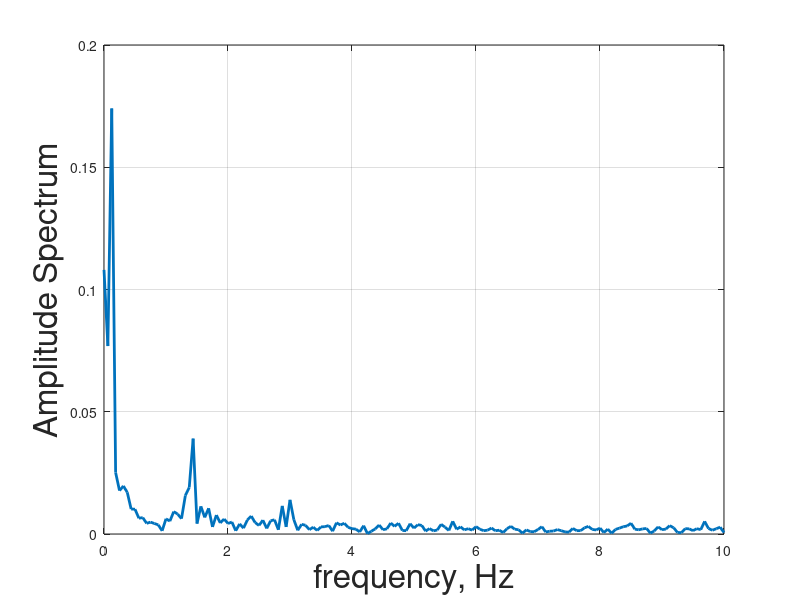

MATLAB code to generate this figure:
dac = [   1000.0
 
   1000.0
 
   1000.0
 
   1000.0
 
   1000.0
 
   1000.0
 
   1000.0
 
   1000.0
 
   1000.0
 
   1000.0
 
   1000.0
 
   1000.0
 
   1000.0
 
   1000.0
 
   1000.0
 
   1000.0
 
   1000.0
 
   1000.0
 
   1000.0
 
   1000.0
 
   1000.0
 
   1000.0
 
   1000.0
 
   1000.0
 
   1000.0
 
   1000.0
 
   1000.0
 
   1000.0
 
   1000.0
 
   1000.0
 
   1000.0
 
   1000.0
 
   1000.0
 
   1000.0
 
   1000.0
 
   1000.0
 
   1000.0
 
   1000.0
 
   1000.0
 
   1000.0
 
   1000.0
 
   1000.0
 
   1000.0
 
   1000.0
 
   1000.0
 
   1000.0
 
   1000.0
 
   1000.0
 
   1000.0
 
   1000.0
 
   1000.0
 
   1000.0
 
   1000.0
 
   1000.0
 
   1000.0
 
   1000.0
 
   1000.0
 
   1000.0
 
   1000.0
 
   1000.0
 
   1000.0
 
   1000.0
 
   1000.0
 
   1000.0
 
   1000.0
 
   1000.0
 
   1000.0
 
   1000.0
 
   1000.0
 
   1000.0
 
   1000.0
 
   1000.0
 
   1000.0
 
   1000.0
 
   1000.0
 
   1000.0
 
   1000.0
 
   1000.0
 
   1000.0
 
   1000.0
 
   1000.0
 
   1000.0
 
   1000.0
 
   1000.0
 
   1000.0
 
   1000.0
 
   1000.0
 
   1000.0
 
   1000.0
 
   1000.0
 
   1000.0
 
   1000.0
 
   1000.0
 
   1000.0
 
   1000.0
 
   1000.0
 
   1000.0
 
   1000.0
 
   1000.0
 
   1000.0
 
   1000.0
 
   1000.0
 
   1000.0
 
   1000.0
 
   1000.0
 
   1000.0
 
   1000.0
 
   1000.0
 
   1000.0
 
   1000.0
 
   1000.0
 
   1000.0
 
   1000.0
 
   1000.0
 
   1000.0
 
   1000.0
 
   1000.0
 
   1000.0
 
   1000.0
 
   1000.0
 
   1000.0
 
   1000.0
 
   1000.0
 
   1000.0
 
   1000.0
 
   1000.0
 
   1000.0
 
   1000.0
 
   1000.0
 
   1000.0
 
   1000.0
 
   1000.0
 
   1000.0
 
   1000.0
 
   1000.0
 
   1000.0
 
   1000.0
 
   1000.0
 
   1000.0
 
   1000.0
 
   1000.0
 
   1000.0
 
   1000.0
 
   1000.0
 
   1000.0
 
   1000.0
 
   1000.0
 
   1000.0
 
   1000.0
 
   1000.0
 
   1000.0
 
   1000.0
 
   1000.0
 
   1000.0
 
   1000.0
 
   1000.0
 
   1000.0
 
   1000.0
 
   1000.0
 
   1000.0
 
   1000.0
 
   1000.0
 
   1000.0
 
   1000.0
 
   1000.0
 
   1000.0
 
   1000.0
 
   1000.0
 
   1000.0
 
   1000.0
 
   1000.0
 
   1000.0
 
   1000.0
 
   1000.0
 
   1000.0
 
   1000.0
 
   1000.0
 
   1000.0
 
   1000.0
 
   1000.0
 
   1000.0
 
   1000.0
 
   1000.0
 
   1000.0
 
   1000.0
 
   1000.0
 
   1000.0
 
   1000.0
 
   1000.0
 
   1000.0
 
   1000.0
 
   1000.0
 
   1000.0
 
   1000.0
 
   1000.0
 
   1000.0
 
   1000.0
 
   1000.0
 
   1000.0
 
   1000.0
 
   1000.0
 
   1000.0
 
   1000.0
 
   1000.0
 
   1000.0
 
   1000.0
 
   1000.0
 
   1000.0
 
   1000.0
 
   1000.0
 
   1000.0
 
   1000.0
 
   1000.0
 
   1000.0
 
   1000.0
 
   1000.0
 
   1000.0
 
   1000.0
 
   1000.0
 
   1000.0
 
   1000.0
 
   1000.0
 
   1000.0
 
   1000.0
 
   1000.0
 
   1000.0
 
   1000.0
 
   1000.0
 
   1000.0
 
   1000.0
 
   1000.0
 
   1000.0
 
   1000.0
 
   1000.0
 
   1000.0
 
   1000.0
 
   1000.0
 
   1000.0
 
   1000.0
 
   1000.0
 
   1000.0
 
   1000.0
 
   1000.0
 
   1000.0
 
   1000.0
 
   1000.0
 
   1000.0
 
   1000.0
 
   1000.0
 
   1000.0
 
   1000.0
 
   1000.0
 
   1000.0
 
   1000.0
 
   1000.0
 
   1000.0
 
   1000.0
 
   1000.0
 
   1000.0
 
   1000.0
 
   1000.0
 
   1000.0
 
   1000.0
 
   1000.0
 
   1000.0
 
   1000.0
 
   1000.0
 
   1000.0
 
   1000.0
 
   1000.0
 
   1000.0
 
   1000.0
 
   1000.0
 
   1000.0
 
   1000.0
 
   1000.0
 
   1000.0
 
   1000.0
 
   1000.0
 
   1000.0
 
   1000.0
 
   1000.0
 
   1000.0
 
   1000.0
 
   1000.0
 
   1000.0
 
   1000.0
 
   1000.0
 
   1000.0
 
   1000.0
 
   1000.0
 
   1000.0
 
   1000.0
 
   1000.0
 
   1000.0
 
   1000.0
 
   1000.0
 
   1000.0
 
   1000.0
 
   1000.0
 
   1000.0
 
   1000.0
 
   1000.0
 
   1000.0
 
   1000.0
 
   1000.0
 
   1000.0
 
   1000.0
 
   1000.0
 
   1000.0
 
   1000.0
 
   1000.0
 
   1000.0
 
   1000.0
 
   1000.0
 
   1000.0
 
   1000.0
 
   1000.0
 
   1000.0
 
   1000.0
 
   1000.0
 
   1000.0
 
   1000.0
 
   1000.0
 
   1000.0
 
   1000.0
 
   1000.0
 
   1000.0
 
   1000.0
 
   1000.0
 
   1000.0
 
   1000.0
 
   1000.0
 
   1000.0
 
   1000.0
 
   1000.0
 
   1000.0
 
   1000.0
 
   1000.0
 
   1000.0
 
   1000.0
 
   1000.0
 
   1000.0
 
   1000.0
 
   1000.0
 
   1000.0
 
   1000.0
 
   1000.0
 
   1000.0
 
   1000.0
 
   1000.0
 
   1000.0
 
   1000.0
 
   1000.0
 
   1000.0
 
   1000.0
 
   1000.0
 
   1000.0
 
   1000.0
 
   1000.0
 
   1000.0
 
   1000.0
 
   1000.0
 
   1000.0
 
   1000.0
 
   1000.0
 
   1000.0
 
   1000.0
 
   1000.0
 
   1000.0
 
   1750.0
 
   1750.0
 
   1750.0
 
   1750.0
 
   1750.0
 
   1750.0
 
   1750.0
 
   1750.0
 
   1750.0
 
   1750.0
 
   1750.0
 
   1750.0
 
   1750.0
 
   1750.0
 
   1750.0
 
   1750.0
 
   1750.0
 
   1750.0
 
   1750.0
 
   1750.0
 
   1750.0
 
   1750.0
 
   1750.0
 
   1750.0
 
   1750.0
 
   1750.0
 
   1750.0
 
   1750.0
 
   1750.0
 
   1750.0
 
   1750.0
 
   1750.0
 
   1750.0
 
   1750.0
 
   1750.0
 
   1750.0
 
   1750.0
 
   1750.0
 
   1750.0
 
   1750.0
 
   1750.0
 
   1750.0
 
   1750.0
 
   1750.0
 
   1750.0
 
   1750.0
 
   1750.0
 
   1750.0
 
   1750.0
 
   1750.0
 
   1750.0
 
   1750.0
 
   1750.0
 
   1750.0
 
   1750.0
 
   1750.0
 
   1750.0
 
   1750.0
 
   1750.0
 
   1750.0
 
   1750.0
 
   1750.0
 
   1750.0
 
   1750.0
 
   1750.0
 
   1750.0
 
   1750.0
 
   1750.0
 
   1750.0
 
   1750.0
 
   1750.0
 
   1750.0
 
   1750.0
 
   1750.0
 
   1750.0
 
   1750.0
 
   1750.0
 
   1750.0
 
   1750.0
 
   1750.0
 
   1750.0
 
   1750.0
 
   1750.0
 
   1750.0
 
   1750.0
 
   1750.0
 
   1750.0
 
   1750.0
 
   1750.0
 
   1750.0
 
   1750.0
 
   1750.0
 
   1750.0
 
   1750.0
 
   1750.0
 
   1750.0
 
   1750.0
 
   1750.0
 
   1750.0
 
   1750.0
 
   1750.0
 
   1750.0
 
   1750.0
 
   1750.0
 
   1750.0
 
   1750.0
 
   1750.0
 
   1750.0
 
   1750.0
 
   1750.0
 
   1750.0
 
   1750.0
 
   1750.0
 
   1750.0
 
   1750.0
 
   1750.0
 
   1750.0
 
   1750.0
 
   1750.0
 
   1750.0
 
   1750.0
 
   1750.0
 
   1750.0
 
   1750.0
 
   1750.0
 
   1750.0
 
   1750.0
 
   1750.0
 
   1750.0
 
   1750.0
 
   1750.0
 
   1750.0
 
   1750.0
 
   1750.0
 
   1750.0
 
   1750.0
 
   1750.0
 
   1750.0
 
   1750.0
 
   1750.0
 
   1752.0
 
   1760.0
 
   1768.0
 
   1776.0
 
   1784.0
 
   1791.0
 
   1799.0
 
   1807.0
 
   1814.0
 
   1822.0
 
   1829.0
 
   1836.0
 
   1843.0
 
   1850.0
 
   1857.0
 
   1863.0
 
   1870.0
 
   1876.0
 
   1882.0
 
   1888.0
 
   1893.0
 
   1898.0
 
   1904.0
 
   1908.0
 
   1913.0
 
   1917.0
 
   1922.0
 
   1926.0
 
   1929.0
 
   1932.0
 
   1935.0
 
   1938.0
 
   1941.0
 
   1943.0
 
   1945.0
 
   1946.0
 
   1948.0
 
   1948.0
 
   1949.0
 
   1949.0
 
   1949.0
 
   1949.0
 
   1949.0
 
   1948.0
 
   1947.0
 
   1945.0
 
   1943.0
 
   1941.0
 
   1939.0
 
   1936.0
 
   1933.0
 
   1930.0
 
   1926.0
 
   1922.0
 
   1918.0
 
   1914.0
 
   1909.0
 
   1905.0
 
   1900.0
 
   1894.0
 
   1889.0
 
   1883.0
 
   1877.0
 
   1871.0
 
   1865.0
 
   1858.0
 
   1851.0
 
   1844.0
 
   1837.0
 
   1830.0
 
   1823.0
 
   1816.0
 
   1808.0
 
   1801.0
 
   1793.0
 
   1785.0
 
   1778.0
 
   1770.0
 
   1762.0
 
   1754.0
 
   1747.0
 
   1739.0
 
   1731.0
 
   1723.0
 
   1715.0
 
   1708.0
 
   1700.0
 
   1692.0
 
   1685.0
 
   1677.0
 
   1670.0
 
   1663.0
 
   1656.0
 
   1649.0
 
   1642.0
 
   1636.0
 
   1629.0
 
   1623.0
 
   1617.0
 
   1611.0
 
   1606.0
 
   1601.0
 
   1595.0
 
   1591.0
 
   1586.0
 
   1582.0
 
   1577.0
 
   1573.0
 
   1570.0
 
   1567.0
 
   1564.0
 
   1561.0
 
   1558.0
 
   1556.0
 
   1554.0
 
   1553.0
 
   1551.0
 
   1551.0
 
   1550.0
 
   1550.0
 
   1550.0
 
   1550.0
 
   1550.0
 
   1551.0
 
   1552.0
 
   1554.0
 
   1556.0
 
   1558.0
 
   1560.0
 
   1563.0
 
   1566.0
 
   1569.0
 
   1573.0
 
   1577.0
 
   1581.0
 
   1585.0
 
   1590.0
 
   1594.0
 
   1599.0
 
   1605.0
 
   1610.0
 
   1616.0
 
   1622.0
 
   1628.0
 
   1634.0
 
   1641.0
 
   1648.0
 
   1655.0
 
   1662.0
 
   1669.0
 
   1676.0
 
   1683.0
 
   1691.0
 
   1698.0
 
   1706.0
 
   1714.0
 
   1721.0
 
   1729.0
 
   1737.0
 
   1745.0
 
   1752.0
 
   1760.0
 
   1768.0
 
   1776.0
 
   1784.0
 
   1791.0
 
   1799.0
 
   1807.0
 
   1814.0
 
   1822.0
 
   1829.0
 
   1836.0
 
   1843.0
 
   1850.0
 
   1857.0
 
   1863.0
 
   1870.0
 
   1876.0
 
   1882.0
 
   1888.0
 
   1893.0
 
   1898.0
 
   1904.0
 
   1908.0
 
   1913.0
 
   1917.0
 
   1922.0
 
   1926.0
 
   1929.0
 
   1932.0
 
   1935.0
 
   1938.0
 
   1941.0
 
   1943.0
 
   1945.0
 
   1946.0
 
   1948.0
 
   1948.0
 
   1949.0
 
   1949.0
 
   1949.0
 
   1949.0
 
   1949.0
 
   1948.0
 
   1947.0
 
   1945.0
 
   1943.0
 
   1941.0
 
   1939.0
 
   1936.0
 
   1933.0
 
   1930.0
 
   1926.0
 
   1922.0
 
   1918.0
 
   1914.0
 
   1909.0
 
   1905.0
 
   1900.0
 
   1894.0
 
   1889.0
 
   1883.0
 
   1877.0
 
   1871.0
 
   1865.0
 
   1858.0
 
   1851.0
 
   1844.0
 
   1837.0
 
   1830.0
 
   1823.0
 
   1816.0
 
   1808.0
 
   1801.0
 
   1793.0
 
   1785.0
 
   1778.0
 
   1770.0
 
   1762.0
 
   1754.0
 
   1747.0
 
   1739.0
 
   1731.0
 
   1723.0
 
   1715.0
 
   1708.0
 
   1700.0
 
   1692.0
 
   1685.0
 
   1677.0
 
   1670.0
 
   1663.0
 
   1656.0
 
   1649.0
 
   1642.0
 
   1636.0
 
   1629.0
 
   1623.0
 
   1617.0
 
   1611.0
 
   1606.0
 
   1601.0
 
   1595.0
 
   1591.0
 
   1586.0
 
   1582.0
 
   1577.0
 
   1573.0
 
   1570.0
 
   1567.0
 
   1564.0
 
   1561.0
 
   1558.0
 
   1556.0
 
   1554.0
 
   1553.0
 
   1551.0
 
   1551.0
 
   1550.0
 
   1550.0
 
   1550.0
 
   1550.0
 
   1550.0
 
   1551.0
 
   1552.0
 
   1554.0
 
   1556.0
 
   1558.0
 
   1560.0
 
   1563.0
 
   1566.0
 
   1569.0
 
   1573.0
 
   1577.0
 
   1581.0
 
   1585.0
 
   1590.0
 
   1594.0
 
   1599.0
 
   1605.0
 
   1610.0
 
   1616.0
 
   1622.0
 
   1628.0
 
   1634.0
 
   1641.0
 
   1648.0
 
   1655.0
 
   1662.0
 
   1669.0
 
   1676.0
 
   1683.0
 
   1691.0
 
   1698.0
 
   1706.0
 
   1714.0
 
   1721.0
 
   1729.0
 
   1737.0
 
   1745.0
 
   1000.0
 
   1000.0
 
   1000.0
 
   1000.0
 
   1000.0
 
   1000.0
 
   1000.0
 
   1000.0
 
   1000.0
 
   1000.0
 
   1000.0
 
   1000.0
 
   1000.0
 
   1000.0
 
   1000.0
 
   1000.0
 
   1000.0
 
   1000.0
 
   1000.0
 
   1000.0
 
   1000.0
 
   1000.0
 
   1000.0
 
   1000.0
 
   1000.0
 
   1000.0
 
   1000.0
 
   1000.0
 
   1000.0
 
   1000.0
 
   1000.0
 
   1000.0
 
   1000.0
 
   1000.0
 
   1000.0
 
   1000.0
 
   1000.0
 
   1000.0
 
   1000.0
 
   1000.0
 
   1000.0
 
   1000.0
 
   1000.0
 
   1000.0
 
   1000.0
 
   1000.0
 
   1000.0
 
   1000.0
 
   1000.0
 
   1000.0
 
   1000.0
 
   1000.0
 
   1000.0
 
   1000.0
 
   1000.0
 
   1000.0
 
   1000.0
 
   1000.0
 
   1000.0
 
   1000.0
 
   1000.0
 
   1000.0
 
   1000.0
 
   1000.0
 
   1000.0
 
   1000.0
 
   1000.0
 
   1000.0
 
   1000.0
 
   1000.0
 
   1000.0
 
   1000.0
 
   1000.0
 
   1000.0
 
   1000.0
 
   1000.0
 
   1000.0
 
   1000.0
 
   1000.0
 
   1000.0
 
   1000.0
 
   1000.0
 
   1000.0
 
   1000.0
 
   1000.0
 
   1000.0
 
   1000.0
 
   1000.0
 
   1000.0
 
   1000.0
 
   1000.0
 
   1000.0
 
   1000.0
 
   1000.0
 
   1000.0
 
   1000.0
 
   1000.0
 
   1000.0
 
   1000.0
 
   1000.0
 
   1000.0
 
   1000.0
 
   1000.0
 
   1000.0
 
   1000.0
 
   1000.0
 
   1000.0
 
   1000.0
 
   1000.0
 
   1000.0
 
   1000.0
 
   1000.0
 
   1000.0
 
   1000.0
 
   1000.0
 
   1000.0
 
   1000.0
 
   1000.0
 
   1000.0
 
   1000.0
 
   1000.0
 
   1000.0
 
   1000.0
 
   1000.0
 
   1000.0
 
   1000.0
 
   1000.0
 
   1000.0
 
   1000.0
 
   1000.0
 
   1000.0
 
   1000.0
 
   1000.0
 
   1000.0
 
   1000.0
 
   1000.0
 
   1000.0
 
   1000.0
 
   1000.0
 
   1000.0
 
   1000.0
 
   1000.0
 
   1000.0
 
   1000.0
 
   1000.0
 
   1000.0
 
   1000.0
 
   1000.0
 
   1000.0
 
   1000.0
 
   1000.0
 
   1000.0
 
   1000.0
 
   1000.0
 
   1000.0
 
   1000.0
 
   1000.0
 
   1000.0
 
   1000.0
 
   1000.0
 
   1000.0
 
   1000.0
 
   1000.0
 
   1000.0
 
   1000.0
 
   1000.0
 
   1000.0
 
   1000.0
 
   1000.0
 
   1000.0
 
   1000.0
 
   1000.0
 
   1000.0
 
   1000.0
 
   1000.0
 
   1000.0
 
   1000.0
 
   1000.0
 
   1000.0
 
   1000.0
 
   1000.0
 
   1000.0
 
   1000.0
 
   1000.0
 
   1000.0
 
   1000.0
 
   1000.0
 
   1000.0
 
   1000.0
 
   1000.0
 
   1000.0
 
   1000.0
 
   1000.0
 
   1000.0
 
   1000.0
 
   1000.0
 
   1000.0
 
   1000.0
 
   1000.0
 
   1000.0
 
   1000.0
 
   1000.0
 
   1000.0
 
   1000.0
 
   1000.0
 
   1000.0
 
   1000.0
 
   1000.0
 
   1000.0
 
   1000.0
 
   1000.0
 
   1000.0
 
   1000.0
 
   1000.0
 
   1000.0
 
   1000.0
 
   1000.0
 
   1000.0
 
   1000.0
 
   1000.0
 
   1000.0
 
   1000.0
 
   1000.0
 
   1000.0
 
   1000.0
 
   1000.0
 
   1000.0
 
   1000.0
 
   1000.0
 
   1000.0
 
   1000.0
 
];


spd =[   0.0
 
   0.0
 
   0.0
 
   0.0
 
   -0.00249350001104
 
   0.0
 
   0.0
 
   0.0
 
   0.0
 
   0.0
 
   0.0
 
   0.0
 
   0.0
 
   0.0
 
   0.0
 
   0.0
 
   0.0
 
   0.0
 
   0.0
 
   0.0
 
   0.0
 
   0.0
 
   0.0
 
   0.0
 
   0.0
 
   0.0
 
   0.0
 
   0.0
 
   0.0
 
   0.0
 
   0.0
 
   0.0
 
   0.0
 
   0.0
 
   0.0
 
   0.0
 
   0.0
 
   0.0
 
   0.0
 
   0.0
 
   0.0
 
   0.0
 
   0.0
 
   0.0
 
   0.0
 
   0.0
 
   0.0
 
   0.0
 
   0.0
 
   0.0
 
   -0.00249350001104
 
   0.0
 
   0.0
 
   0.0
 
   0.0
 
   0.0
 
   0.0
 
   0.0
 
   0.0
 
   0.0
 
   0.0
 
   -0.00249350001104
 
   -0.00249350001104
 
   0.0
 
   0.0
 
   0.0
 
   0.0
 
   0.0
 
   0.0
 
   0.0
 
   0.0
 
   0.0
 
   0.0
 
   0.0
 
   0.0
 
   0.0
 
   0.0
 
   0.0
 
   0.0
 
   0.0
 
   0.0
 
   0.0
 
   0.0
 
   0.0
 
   0.0
 
   0.0
 
   0.0
 
   0.0
 
   0.0
 
   0.0
 
   0.0
 
   0.0
 
   0.0
 
   0.0
 
   0.0
 
   0.0
 
   0.0
 
   0.0
 
   0.0
 
   0.0
 
   0.0
 
   0.0
 
   0.0
 
   0.0
 
   0.0
 
   0.0
 
   0.0
 
   0.00249350001104
 
   0.0
 
   0.00249350001104
 
   0.0
 
   0.0
 
   -0.00249350001104
 
   0.0
 
   0.0
 
   0.0
 
   0.0
 
   0.0
 
   0.0
 
   0.0
 
   0.00249350001104
 
   0.0
 
   0.0
 
   0.0
 
   0.0
 
   0.0
 
   0.0
 
   0.00249350001104
 
   0.0
 
   0.0
 
   0.0
 
   0.0
 
   0.0
 
   0.0
 
   0.0
 
   0.0
 
   0.0
 
   0.0
 
   0.0
 
   0.0
 
   0.0
 
   0.0
 
   -0.00249350001104
 
   -0.00249350001104
 
   0.0
 
   0.0
 
   0.0
 
   0.0
 
   0.00249350001104
 
   0.00498700002208
 
   0.00498700002208
 
   0.00498700002208
 
   0.00249350001104
 
   0.0
 
   0.00249350001104
 
   0.0
 
   0.0
 
   0.0
 
   0.00249350001104
 
   0.0
 
   0.0
 
   0.0
 
   0.0
 
   0.0
 
   0.0
 
   -0.00498700002208
 
   0.0
 
   0.0
 
   0.0
 
   0.0
 
   0.0
 
   0.0
 
   0.0
 
   0.0
 
   0.0
 
   0.00249350001104
 
   0.00498700002208
 
   0.00498700002208
 
   0.00249350001104
 
   0.00249350001104
 
   0.00249350001104
 
   0.00249350001104
 
   0.0
 
   0.0
 
   0.0
 
   0.0
 
   0.0
 
   0.0
 
   0.0
 
   -0.00249350001104
 
   -0.00249350001104
 
   -0.00249350001104
 
   -0.00249350001104
 
   0.0
 
   0.0
 
   0.0
 
   0.00249350001104
 
   0.00249350001104
 
   0.0
 
   0.0
 
   0.0
 
   0.0
 
   0.0
 
   0.0
 
   0.00249350001104
 
   0.00249350001104
 
   0.00249350001104
 
   0.00748050026596
 
   0.00498700002208
 
   0.00498700002208
 
   0.00498700002208
 
   0.00498700002208
 
   0.00498700002208
 
   0.00498700002208
 
   0.00997400004417
 
   0.00498700002208
 
   0.00748049980029
 
   0.00997400004417
 
   0.00748050026596
 
   0.0149609996006
 
   0.0149609996006
 
   0.0174544993788
 
   0.0124674998224
 
   0.0149609996006
 
   0.0174544993788
 
   0.0249349996448
 
   0.0224414989352
 
   0.0274285003543
 
   0.0274285003543
 
   0.0299219992012
 
   0.0274285003543
 
   0.0224414989352
 
   0.0199480000883
 
   0.0124674998224
 
   0.0124674998224
 
   0.00498700002208
 
   0.00498700002208
 
   0.0
 
   0.0
 
   -0.00249350001104
 
   0.0
 
   0.0
 
   0.0
 
   -0.00249350001104
 
   0.0
 
   0.0
 
   0.0
 
   -0.00498700002208
 
   -0.00997400004417
 
   -0.0124674998224
 
   -0.00748049980029
 
   -0.00249350001104
 
   -0.00498700002208
 
   -0.00249350001104
 
   -0.00249350001104
 
   0.00249350001104
 
   0.00498700002208
 
   0.00997400004417
 
   0.0224414989352
 
   0.0224414989352
 
   0.0249349996448
 
   0.0224414989352
 
   0.0149609996006
 
   0.00997400004417
 
   0.00249350001104
 
   0.0
 
   0.0
 
   -0.00249350001104
 
   -0.00498700002208
 
   0.0
 
   -0.00249350001104
 
   0.0
 
   0.00249350001104
 
   0.00249350001104
 
   0.0
 
   0.0
 
   0.0
 
   0.00249350001104
 
   0.00249350001104
 
   0.00498700002208
 
   0.00498700002208
 
   0.00997400004417
 
   0.0149609996006
 
   0.0174544993788
 
   0.0224414989352
 
   0.0224414989352
 
   0.0274285003543
 
   0.0249349996448
 
   0.0249349996448
 
   0.0249349996448
 
   0.0249349996448
 
   0.0199480000883
 
   0.0199480000883
 
   0.0149609996006
 
   0.0149609996006
 
   0.0149609996006
 
   0.0124674998224
 
   0.0124674998224
 
   0.0149609996006
 
   0.0124674998224
 
   0.0124674998224
 
   0.0149609996006
 
   0.0124674998224
 
   0.0149609996006
 
   0.0124674998224
 
   0.00997400004417
 
   0.00997400004417
 
   0.00748050026596
 
   0.00997400004417
 
   0.00249350001104
 
   0.00249350001104
 
   0.0
 
   0.0
 
   0.0
 
   0.0
 
   0.00498700002208
 
   0.00997400004417
 
   0.0124674998224
 
   0.0124674998224
 
   0.0149609996006
 
   0.0174544993788
 
   0.0199480000883
 
   0.0224414989352
 
   0.0249349996448
 
   0.0249349996448
 
   0.0224414989352
 
   0.0199480000883
 
   0.0199480000883
 
   0.0199480000883
 
   0.0174544993788
 
   0.0149609996006
 
   0.0124674998224
 
   0.00997400004417
 
   0.00997400004417
 
   0.00748050026596
 
   0.00498700002208
 
   0.0
 
   0.00249350001104
 
   0.0
 
   0.00498700002208
 
   0.00498700002208
 
   0.00997400004417
 
   0.00997400004417
 
   0.0149609996006
 
   0.0149609996006
 
   0.0174544993788
 
   0.0199480000883
 
   0.0199480000883
 
   0.0224414989352
 
   0.0249349996448
 
   0.0274285003543
 
   0.0249349996448
 
   0.0249349996448
 
   0.0274285003543
 
   0.0274285003543
 
   0.0249349996448
 
   0.0224414989352
 
   0.0199480000883
 
   0.0174544993788
 
   0.0124674998224
 
   0.0149609996006
 
   0.00997400004417
 
   0.00748050026596
 
   0.00498700002208
 
   0.00249350001104
 
   0.00498700002208
 
   0.00249350001104
 
   0.0
 
   0.0
 
   0.0
 
   0.0
 
   0.0
 
   0.0
 
   0.0
 
   0.0
 
   0.00249350001104
 
   0.0
 
   0.00997400004417
 
   0.0224414989352
 
   0.0398960001767
 
   0.0573505014181
 
   0.0872725024819
 
   0.109714001417
 
   0.13963599503
 
   0.159584000707
 
   0.219428002834
 
   0.231895506382
 
   0.271791487932
 
   0.329142004251
 
   0.364050984383
 
   0.398959994316
 
   0.416414499283
 
   0.466284513474
 
   0.498700022697
 
   0.53610253334
 
   0.556050539017
 
   0.571011483669
 
   0.603426992893
 
   0.638336002827
 
   0.658284008503
 
   0.663271009922
 
   0.713140964508
 
   0.718127965927
 
   0.710647463799
 
   0.715634465218
 
   0.735582470894
 
   0.772984981537
 
   0.688206017017
 
   0.795426487923
 
   0.812880992889
 
   0.797919988632
 
   0.820361495018
 
   0.825348496437
 
   0.887686014175
 
   0.902647018433
 
   0.920101523399
 
   0.925088524818
 
   1.0547504425
 
   1.01485455036
 
   1.03480255604
 
   1.04228305817
 
   1.09963345528
 
   1.11958146095
 
   1.11459445953
 
   1.12955546379
 
   1.12706196308
 
   1.11958146095
 
   1.15199697018
 
   1.18939948082
 
   1.21682798862
 
   1.23428249359
 
   1.23178899288
 
   1.23926949501
 
   1.24425649643
 
   1.23178899288
 
   1.09963345528
 
   1.25672399998
 
   1.27168500423
 
   1.23926949501
 
   1.35646402836
 
   1.40134692192
 
   1.3664380312
 
   1.39137303829
 
   1.43126904964
 
   1.44872355461
 
   1.45121693611
 
   1.43625605106
 
   1.38887953758
 
   1.52352845669
 
   1.48861956596
 
   1.51355445385
 
   1.49859344959
 
   1.48612594604
 
   1.51106095314
 
   1.51604795456
 
   1.50358057022
 
   1.61080098152
 
   1.65069699287
 
   1.62576198578
 
   1.67313849926
 
   1.66067099571
 
   1.73298251629
 
   1.64072299004
 
   1.60830748081
 
   1.75293052197
 
   1.7105410099
 
   1.70306050777
 
   1.68560600281
 
   1.75791752338
 
   1.59583997726
 
   1.68061900139
 
   1.69059300423
 
   1.77537202835
 
   1.73048901558
 
   1.80030703545
 
   1.74794352055
 
   1.80778753757
 
   1.67563199997
 
   1.74046301842
 
   1.7878395319
 
   1.72051501274
 
   1.79532003403
 
   1.71303451061
 
   1.735476017
 
   1.51106095314
 
   1.68061900139
 
   1.75043702126
 
   1.70056700706
 
   1.71303451061
 
   1.80280041695
 
   1.68809950352
 
   1.7629045248
 
   1.69059300423
 
   1.7629045248
 
   1.76539802551
 
   1.76789152622
 
   1.79781353474
 
   1.72799551487
 
   1.77287852764
 
   1.68809950352
 
   1.70306050777
 
   1.88259255886
 
   1.74295651913
 
   1.80778753757
 
   1.82773554325
 
   1.80280053616
 
   1.79033303261
 
   1.73298251629
 
   1.77537202835
 
   1.81277453899
 
   1.77537202835
 
   1.75043702126
 
   1.7878395319
 
   1.60082697868
 
   1.70056700706
 
   1.7379693985
 
   1.78534603119
 
   1.70555400848
 
   1.78285253048
 
   1.72799551487
 
   1.7629045248
 
   1.73298251629
 
   1.82274854183
 
   1.76789152622
 
   1.81277453899
 
   1.80280053616
 
   1.72550201416
 
   1.658177495
 
   1.59583997726
 
   1.78035902977
 
   1.77038502693
 
   1.735476017
 
   1.74545001984
 
   1.74794352055
 
   1.72051501274
 
   1.72300851345
 
   1.76789152622
 
   1.78035902977
 
   1.77537202835
 
   1.79282653332
 
   1.76041102409
 
   1.66067099571
 
   1.77038502693
 
   1.68809950352
 
   1.8950599432
 
   1.72300851345
 
   1.77786552906
 
   1.74794352055
 
   1.72799551487
 
   1.75542402267
 
   1.85516405106
 
   1.85267043114
 
   1.8402030468
 
   1.87261843681
 
   1.86264455318
 
   1.80280053616
 
   1.83022904396
 
   1.9449300766
 
   1.85516405106
 
   1.83521604538
 
   1.93495607376
 
   1.87261843681
 
   1.86513805389
 
   1.87261843681
 
   2.07209873199
 
   2.01225447655
 
   2.0222287178
 
   2.03718948364
 
   2.02970910072
 
   2.04217672348
 
   2.07209849358
 
   2.09952688217
 
   2.01973509789
 
   2.22669553757
 
   2.06212472916
 
   2.03968310356
 
   2.09952688217
 
   2.14191651344
 
   2.17931890488
 
   2.1543841362
 
   2.11947488785
 
   2.09204649925
 
   2.27157831192
 
   2.09204649925
 
   2.0546438694
 
   2.12446212769
 
   2.09703350067
 
   2.08207249641
 
   2.12695550919
 
   2.22420191765
 
   2.17931890488
 
   2.13443589211
 
   2.17931890488
 
   2.03220248222
 
   2.18181228638
 
   1.85267043114
 
   2.03220248222
 
   2.18430614471
 
   2.00228047371
 
   2.04217648506
 
   2.1618642807
 
   2.11947488785
 
   2.12446188927
 
   2.09454011917
 
   2.08705949783
 
   2.13692951202
 
   2.17433190346
 
   2.02222847939
 
   2.04466986656
 
   2.00976109505
 
   1.95241045952
 
   1.96238446236
 
   2.01225447655
 
   2.00228047371
 
   2.09454011917
 
   2.00976109505
 
   1.9474234581
 
   1.999786973
 
   1.98233246803
 
   1.95490407944
 
   1.92996895313
 
   1.97235846519
 
   1.83022904396
 
   1.85765743256
 
   1.79532003403
 
   1.93744945526
 
   1.83770954609
 
   2.01474809647
 
   1.85267055035
 
   1.92747545242
 
   1.84768354893
 
   1.87511205673
 
   1.91251456738
 
   1.79781353474
 
   1.85267055035
 
   1.76539802551
 
   1.70056700706
 
   1.70555400848
 
   1.75791752338
 
   1.79033303261
 
   1.80778753757
 
   1.84519004822
 
   1.8152680397
 
   1.82274854183
 
   1.7629045248
 
   1.84269654751
 
   1.89506006241
 
   1.77038502693
 
   1.78534603119
 
   1.74046301842
 
   1.7105410099
 
   1.66316449642
 
   1.68560600281
 
   1.72051501274
 
   1.74794352055
 
   1.7105410099
 
   1.72550201416
 
   1.7105410099
 
   1.76789152622
 
   1.67812550068
 
   1.80778753757
 
   1.76789152622
 
   1.63324248791
 
   1.74046301842
 
   1.735476017
 
   1.65568399429
 
   1.60082697868
 
   1.64820349216
 
   1.70555400848
 
   1.66815149784
 
   1.658177495
 
   1.72051501274
 
   1.67064499855
 
   1.75791752338
 
   1.72300851345
 
   1.79781353474
 
   1.74545001984
 
   1.75293052197
 
   1.75043702126
 
   1.69308650494
 
   1.69807350636
 
   1.62825548649
 
   1.67812550068
 
   1.7105410099
 
   1.7105410099
 
   1.81776154041
 
   1.89755344391
 
   1.78534603119
 
   1.78035902977
 
   1.83022904396
 
   1.90004706383
 
   1.76539802551
 
   1.74545001984
 
   1.75293052197
 
   1.77537202835
 
   1.64570999146
 
   1.72300851345
 
   1.80030703545
 
   1.79282653332
 
   1.83770954609
 
   1.86513805389
 
   1.82773554325
 
   1.83272254467
 
   1.82025504112
 
   1.86015105247
 
   1.80280053616
 
   1.83770954609
 
   1.85765743256
 
   1.8152680397
 
   1.75293052197
 
   1.77287852764
 
   1.88259243965
 
   1.89755344391
 
   1.91750144958
 
   1.92498207092
 
   1.94243645668
 
   1.89755344391
 
   1.91500806808
 
   2.05713748932
 
   1.89256644249
 
   1.88259243965
 
   1.73796951771
 
   1.82773554325
 
   1.79532003403
 
   1.85765755177
 
   1.90752744675
 
   1.88508605957
 
   2.00726747513
 
   1.94742357731
 
   1.93495595455
 
   1.91500806808
 
   2.06461811066
 
   1.96986496449
 
   1.99729347229
 
   1.85765755177
 
   1.92498195171
 
   1.79781353474
 
   1.86513805389
 
   1.88259243965
 
   1.99480009079
 
   1.94492995739
 
   1.94991707802
 
   1.96238446236
 
   1.97983908653
 
   2.04467010498
 
   2.09952688217
 
   1.89007306099
 
   2.02970910072
 
   1.91500794888
 
   1.89256644249
 
   1.8402030468
 
   1.96487808228
 
   1.88009905815
 
   1.90503394604
 
   1.86264455318
 
   1.91999495029
 
   1.88508605957
 
   1.96238446236
 
   1.93246257305
 
   1.91251444817
 
   2.00726747513
 
   1.7878395319
 
   1.75791752338
 
   1.81028103828
 
   1.86015105247
 
   1.79781353474
 
   1.93246245384
 
   1.86264443398
 
   1.98233246803
 
   1.87511205673
 
   1.87760543823
 
   1.95241045952
 
   1.91999495029
 
   1.83521604538
 
   1.91500806808
 
   1.78285241127
 
   1.79781353474
 
   1.77287852764
 
   1.77537202835
 
   1.81277441978
 
   1.84269654751
 
   1.81028103828
 
   1.86264455318
 
   1.79781353474
 
   1.82524204254
 
   1.78534603119
 
   1.82773554325
 
   1.8152680397
 
   1.80280041695
 
   1.70804750919
 
   1.69558000565
 
   1.67563199997
 
   1.73796951771
 
   1.68560600281
 
   1.71552801132
 
   1.69558000565
 
   1.71802151203
 
   1.75791752338
 
   1.67313849926
 
   1.80778753757
 
   1.8402030468
 
   1.71802151203
 
   1.7105410099
 
   1.7105410099
 
   1.5260219574
 
   1.5534504652
 
   1.59833347797
 
   1.62326848507
 
   1.60830748081
 
   1.64820349216
 
   1.62326848507
 
   1.66815149784
 
   1.658177495
 
   1.64072299004
 
   1.65319049358
 
   1.67064499855
 
   1.65319049358
 
   1.64072299004
 
   1.66316449642
 
   1.56841146946
 
   1.49609994888
 
   1.51854145527
 
   1.53599596024
 
   1.60082697868
 
   1.61828148365
 
   1.61578798294
 
   1.57090497017
 
   1.63822948933
 
   1.69059300423
 
   1.64321649075
 
   1.66815149784
 
   1.76041102409
 
   1.68809950352
 
   1.70306050777
 
   1.6307489872
 
   1.59085297585
 
   1.56591796875
 
   1.56093096733
 
   1.57589197159
 
   1.64321649075
 
   1.6307489872
 
   1.62576198578
 
   1.60830748081
 
   1.69308650494
 
   1.64321649075
 
   1.70056700706
 
   1.8152680397
 
   1.60082697868
 
   1.67064499855
 
   1.58337247372
 
   1.59085297585
 
   1.60332047939
 
   1.48113894463
 
   1.56591796875
 
   1.50607395172
 
   1.53848946095
 
   1.54098296165
 
   1.5260219574
 
   1.42378854752
 
   1.51604795456
 
   1.5260219574
 
   1.52352845669
 
   1.56093096733
 
   1.48612594604
 
   1.50358045101
 
   1.5010869503
 
   1.47365856171
 
   1.46617794037
 
   1.32654201984
 
   1.34898352623
 
   1.42877554893
 
   1.41630804539
 
   1.39137303829
 
   1.38887953758
 
   1.37142503262
 
   1.38887953758
 
   1.34898352623
 
   1.29662001133
 
   1.36145102978
 
   1.38389253616
 
   1.3664380312
 
   1.37391853333
 
   1.33651602268
 
   1.32404851913
 
   1.31906151772
 
   1.25672399998
 
   1.18191897869
 
   1.18191897869
 
   1.13454246521
 
   1.19687998295
 
   1.17194497585
 
   1.12955546379
 
   1.1046204567
 
   1.14202296734
 
   1.07220506668
 
   1.11459445953
 
   1.10212695599
 
   1.06971144676
 
   1.09215295315
 
   1.09215295315
 
   1.08965945244
 
   1.11958146095
 
   1.06472444534
 
   1.052257061
 
   1.0273219347
 
   0.979945480824
 
   1.03230893612
 
   1.01485443115
 
   0.967477977276
 
   0.937556028366
 
   0.927582025528
 
   0.882699012756
 
   0.925088524818
 
   0.845296502113
 
   0.902647018433
 
   0.882699012756
 
   0.86275100708
 
   0.86524450779
 
   0.857764005661
 
   0.850283503532
 
   0.835322499275
 
   0.857764005661
 
   0.842803001404
 
   0.812880992889
 
   0.775478482246
 
   0.782958984375
 
   0.81038749218
 
   0.750543475151
 
   0.748049974442
 
   0.86524450779
 
   0.81038749218
 
   0.787945985794
 
   0.730595469475
 
   0.748049974442
 
   0.713140964508
 
   0.695686519146
 
   0.720621466637
 
   0.678232014179
 
   0.645816504955
 
   0.630855500698
 
   0.62088149786
 
   0.573504984379
 
   0.595946490765
 
   0.575998485088
 
   0.583478987217
 
   0.518648028374
 
   0.551063537598
 
   0.456310510635
 
   0.561037480831
 
   0.553556978703
 
   0.551063477993
 
   0.543583035469
 
   0.543582975864
 
   0.528621971607
 
   0.516154527664
 
   0.513661026955
 
   0.508674025536
 
   0.498699992895
 
   0.483738988638
 
   0.468778014183
 
   0.461297512054
 
   0.466284513474
 
   0.436362504959
 
   0.441349506378
 
   0.423895001411
 
   0.408933997154
 
   0.401453495026
 
   0.388985991478
 
   0.388985991478
 
   0.374024987221
 
   0.371531486511
 
   0.37651848793
 
   0.369037985802
 
   0.354077011347
 
   0.356570482254
 
   0.37651848793
 
   0.366544485092
 
   0.359063982964
 
   0.351583510637
 
   0.33662250638
 
   0.354077011347
 
   0.329142004251
 
   0.316674500704
 
   0.306700497866
 
   0.301713496447
 
   0.286752492189
 
   0.269297987223
 
   0.266804516315
 
   0.259323984385
 
   0.239376008511
 
   0.231895506382
 
   0.229402005672
 
   0.216934502125
 
   0.201973497868
 
   0.201973497868
 
   0.18701249361
 
   0.182025492191
 
   0.177038505673
 
   0.172051504254
 
   0.162077501416
 
   0.149609997869
 
   0.149609997869
 
   0.137142509222
 
   0.119687996805
 
   0.109714001417
 
   0.0922594964504
 
   0.0772984996438
 
   0.0673245042562
 
   0.0598439984024
 
   0.04737649858
 
   0.0398960001767
 
   0.0324154980481
 
   0.0224414989352
 
   0.0124674998224
 
   0.00748050026596
 
   -0.00249350001104
 
   -0.00498700002208
 
   -0.00748050026596
 
   -0.00748050026596
 
   -0.00748050026596
 
   -0.0124674998224
 
   -0.00748050026596
 
   -0.00748050026596
 
   -0.00498700002208
 
   -0.00498700002208
 
   0.0
 
   0.0
 
   0.0
 
   0.0
 
   0.00498700002208
 
   0.0
 
   0.0
 
   0.0
 
   0.0
 
   -0.00249350001104
 
   0.0
 
   0.0
 
   -0.00249350001104
 
   0.0
 
   0.0
 
   0.0
 
   0.0
 
   0.00249350001104
 
   0.0
 
   0.0
 
   0.0
 
   0.0
 
   0.0
 
   0.0
 
   0.0
 
   0.0
 
   0.0
 
   0.0
 
   0.0
 
   0.0
 
   0.0
 
   0.0
 
   0.0
 
   0.00249350001104
 
   0.0
 
];


volt = 3.3 * dac / 4096;
volt2 = volt(520:839);
volt2inc = volt2 - volt2(1);
spd2 = spd(520:839);
spd2inc = spd2 - spd2(1);
spd2incM = medfilt1(spd2inc,3);
%plot(spd2incM);
Fs = 20;
T = 1/Fs;
L = length(spd2incM);
t = (0:L-1)*T;
Y = fft(spd2incM);
P2 = abs(Y/L);
P1 = P2(1:L/2+1);
P1(2:end-1) = 2*P1(2:end-1);
f = Fs*(0:(L/2))/L;
plot(f,P1)
%title('Single-Sided Amplitude Spectrum of X(t)')

plot(f, P1, 'LineWidth', 2);
%      loglog(f, sqrt(psd_input), 'c',f, sqrt(psd_output_1), 'b--',f, sqrt(psd_output_2), 'g--',  ...
%          'LineWidth', 3);
    grid on;
    xlabel('frequency, Hz', 'FontSize', 24);
    ylabel('Amplitude Spectrum', 'FontSize', 24);
